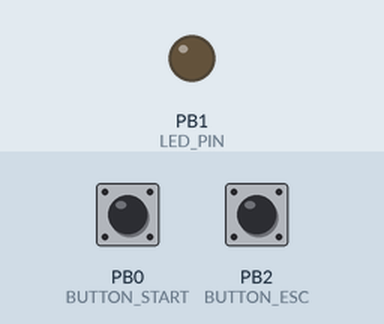
The sketch below on a simulated ATtiny85, built with avr-gcc and run on an emulated ATtiny85. Shown: output pins drawn as LEDs (lit = HIGH). Inputs (shaded band) come from the test bench; at power-on: PB0 (BUTTON_START) HIGH, PB2 (BUTTON_ESC) HIGH.

Above: at 1.2 s.
1.3 s: PB0 (BUTTON_START) pulled LOW for 0.15 s
At 1.37 s:
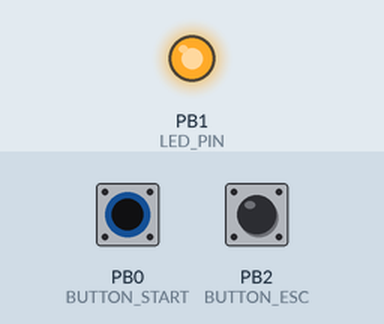
2.9 s: PB0 (BUTTON_START) pulled LOW for 3.2 s
At 7.1 s:
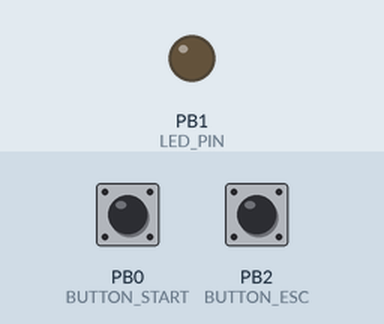
7.6 s: PB2 (BUTTON_ESC) pulled LOW for 3.2 s
At 8.2 s:
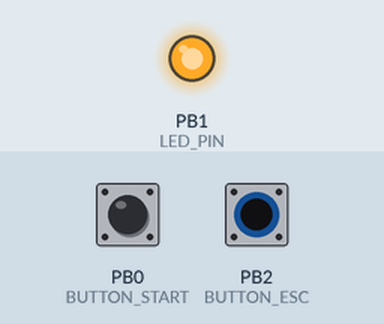
Timing chart, 0 to 12.3 s (numbered marks = the images above; inputs shaded):
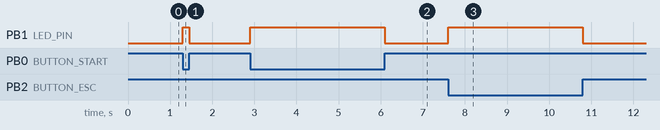

Measured:
- after the input at 1.3 s, PB1 (LED_PIN): LOW → HIGH at once, → LOW 0.15 s later
- after the input at 2.9 s, PB1 (LED_PIN): LOW → HIGH at once, → LOW 3.2 s later
- after the input at 7.6 s, PB1 (LED_PIN): LOW → HIGH at once, → LOW 3.2 s later

The sketch:

DigisparkStrings0.ino
```cpp
/*
  Digispark sketch для эмуляции клавиатуры v1.0
  Версия 0: Чтение кнопок, если любая из них нажата, зажигается светодиод
  Библиотека эмуляции клавиатуры подключена для проверки объёма кода
*/
//-------------------------------------------------------------------
// Подключение библиотек
//-------------------------------------------------------------------
#include <DigiKeyboard.h>

//-------------------------------------------------------------------
// Константы
//-------------------------------------------------------------------
#define LED_PIN 1		//Светодиод
#define BUTTON_START 0	//Кнопка ENTER
#define BUTTON_ESC 2	//Кнопка ESC

#define DELAY 1000


//-------------------------------------------------------------------
// Программа начальной установки
//-------------------------------------------------------------------
void setup()
{
  pinMode(LED_PIN, OUTPUT);
  pinMode(BUTTON_START, INPUT_PULLUP);
  pinMode(BUTTON_ESC, INPUT_PULLUP);

  digitalWrite(LED_PIN, HIGH);
}

//-------------------------------------------------------------------
// Главный цикл программы
//-------------------------------------------------------------------
void loop()
{
  bool x = digitalRead(BUTTON_START);
  bool y = digitalRead(BUTTON_ESC);
  bool z = !(x & y);
  digitalWrite(LED_PIN, z);
}
```
